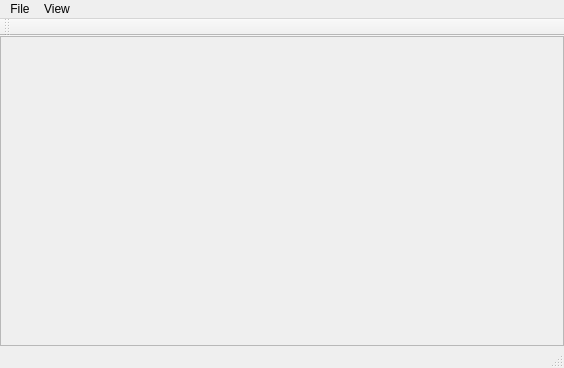
<?xml version="1.0" encoding="UTF-8"?>
<ui version="4.0">
 <class>TamyEditorClass</class>
 <widget class="QMainWindow" name="TamyEditorClass">
  <property name="geometry">
   <rect>
    <x>0</x>
    <y>0</y>
    <width>564</width>
    <height>368</height>
   </rect>
  </property>
  <property name="contextMenuPolicy">
   <enum>Qt::NoContextMenu</enum>
  </property>
  <property name="windowTitle">
   <string>TamyEditor</string>
  </property>
  <widget class="QWidget" name="centralWidget">
   <property name="enabled">
    <bool>true</bool>
   </property>
   <property name="contextMenuPolicy">
    <enum>Qt::NoContextMenu</enum>
   </property>
   <layout class="QHBoxLayout" name="horizontalLayout">
    <property name="spacing">
     <number>0</number>
    </property>
    <property name="margin">
     <number>0</number>
    </property>
    <item>
     <widget class="QFrame" name="renderWindow">
      <property name="enabled">
       <bool>true</bool>
      </property>
      <property name="mouseTracking">
       <bool>true</bool>
      </property>
      <property name="contextMenuPolicy">
       <enum>Qt::NoContextMenu</enum>
      </property>
      <property name="frameShape">
       <enum>QFrame::StyledPanel</enum>
      </property>
      <property name="frameShadow">
       <enum>QFrame::Raised</enum>
      </property>
      <layout class="QVBoxLayout" name="verticalLayout_2">
       <property name="spacing">
        <number>0</number>
       </property>
       <property name="margin">
        <number>0</number>
       </property>
      </layout>
     </widget>
    </item>
   </layout>
  </widget>
  <widget class="QMenuBar" name="menuBar">
   <property name="geometry">
    <rect>
     <x>0</x>
     <y>0</y>
     <width>564</width>
     <height>22</height>
    </rect>
   </property>
   <widget class="QMenu" name="menuFile">
    <property name="title">
     <string>File</string>
    </property>
    <widget class="QMenu" name="menuImport">
     <property name="title">
      <string>Import</string>
     </property>
     <addaction name="actionImportFromIWF"/>
    </widget>
    <addaction name="actionOpen"/>
    <addaction name="actionSave"/>
    <addaction name="separator"/>
    <addaction name="menuImport"/>
    <addaction name="separator"/>
    <addaction name="actionQuit"/>
   </widget>
   <widget class="QMenu" name="menuView">
    <property name="title">
     <string>View</string>
    </property>
   </widget>
   <addaction name="menuFile"/>
   <addaction name="menuView"/>
  </widget>
  <widget class="QToolBar" name="mainToolBar">
   <attribute name="toolBarArea">
    <enum>TopToolBarArea</enum>
   </attribute>
   <attribute name="toolBarBreak">
    <bool>false</bool>
   </attribute>
  </widget>
  <widget class="QStatusBar" name="statusBar"/>
  <action name="actionOpen">
   <property name="text">
    <string>Open</string>
   </property>
  </action>
  <action name="actionSave">
   <property name="text">
    <string>Save</string>
   </property>
  </action>
  <action name="actionSelectAssetsDir">
   <property name="text">
    <string>Select assets dir</string>
   </property>
  </action>
  <action name="actionQuit">
   <property name="text">
    <string>Quit</string>
   </property>
  </action>
  <action name="actionProperties">
   <property name="text">
    <string>Properties</string>
   </property>
  </action>
  <action name="actionFrom_IWF">
   <property name="text">
    <string>From IWF</string>
   </property>
  </action>
  <action name="actionFrom_XML">
   <property name="text">
    <string>From XML</string>
   </property>
  </action>
  <action name="actionImportFromIWF">
   <property name="text">
    <string>From IWF</string>
   </property>
  </action>
 </widget>
 <layoutdefault spacing="6" margin="11"/>
 <resources>
  <include location="tamyeditor.qrc"/>
 </resources>
 <connections/>
</ui>
